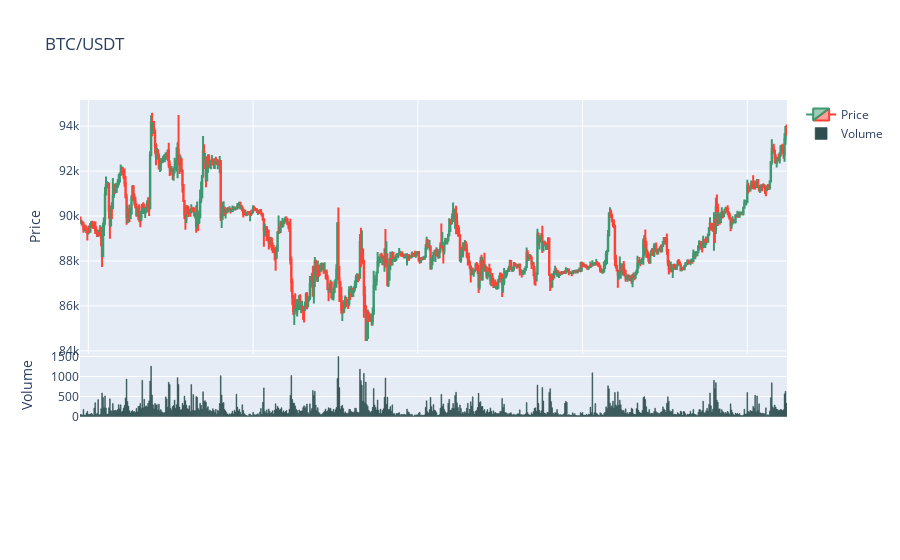

Here is the notebook cell this chart was saved with:
### Code cell
from freqtrade.plot.plotting import generate_candlestick_graph
pair = "BTC/USDT"#绘图
graph = generate_candlestick_graph(data=df, pair=pair)
graph.show()

### Figure 1 — Plotly figure (JSON) as saved in the notebook; plotly's stock layout.template omitted (floating-point values rounded to 4 significant figures; data arrays with more than 128 entries replaced by an {"elided": "..."} marker saying what was removed)
{"data": [{"close": {"elided": "721 float values"}, "high": {"elided": "721 float values"}, "low": {"elided": "721 float values"}, "name": "Price", "open": {"elided": "721 float values"}, "type": "candlestick", "x": {"elided": "721 str values"}, "xaxis": "x", "yaxis": "y"}, {"marker": {"color": "DarkSlateGrey", "line": {"color": "DarkSlateGrey"}}, "name": "Volume", "type": "bar", "x": {"elided": "721 str values"}, "xaxis": "x2", "y": {"elided": "721 float values"}, "yaxis": "y2"}], "layout": {"modebar": {"add": ["v1hovermode", "toggleSpikeLines"]}, "title": {"text": "BTC/USDT"}, "xaxis": {"anchor": "y", "domain": [0, 1], "matches": "x3", "rangeslider": {"visible": false}, "showticklabels": false}, "xaxis2": {"anchor": "y2", "domain": [0, 1], "matches": "x3", "showticklabels": false}, "xaxis3": {"anchor": "y3", "domain": [0, 1]}, "yaxis": {"anchor": "x", "domain": [0.3335, 1], "title": {"text": "Price"}}, "yaxis2": {"anchor": "x2", "domain": [0.1667, 0.3334], "title": {"text": "Volume"}}, "yaxis3": {"anchor": "x3", "domain": [0, 0.1666], "title": {"text": "Other"}}}}
